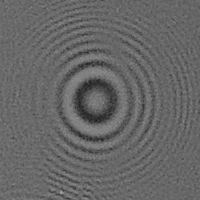
#> input picture U01.png, 200 x 200 px
$ python planewaveinline.py
#> lines starting #> are read from the running program, lines starting #| are printed output that depends on the picture
import numpy as np
from PIL import Image
import matplotlib.pyplot as plt
import skimage

def FT2Dc(in_val):
    Nx, Ny = in_val.shape
    f1 = np.exp(1j * np.pi * (np.arange(Nx)[:, None] + np.arange(Ny)))
    FT = np.fft.fft2(f1 * in_val)
    return f1 * FT

def IFT2Dc(in_val):
    Nx, Ny = in_val.shape
    f1 = np.exp(-1j * np.pi * (np.arange(Nx)[:, None] + np.arange(Ny)))
    FT = np.fft.ifft2(f1 * in_val)
    return f1 * FT

def Phase_unwrapping(in_val):
    Nx, Ny = in_val.shape
    x = np.arange(Nx) - Nx/2 - 1
    y = np.arange(Ny) - Ny/2 - 1
    f = x[:, None]**2 + y**2
    a = IFT2Dc(FT2Dc(np.cos(in_val) * IFT2Dc(FT2Dc(np.sin(in_val)) * f) / (f + 0.000001)))
    b = IFT2Dc(FT2Dc(np.sin(in_val) * IFT2Dc(FT2Dc(np.cos(in_val)) * f) / (f + 0.000001)))
    return np.real(a - b)

def Propagator(N, lambda_val, area, z):
    alpha = lambda_val * (np.arange(N) - N/2 - 1) / area
    beta = lambda_val * (np.arange(N)[:, None] - N/2 - 1) / area
    mask = alpha**2 + beta**2 <= 1
    p = np.exp(-2j * np.pi * z * np.sqrt(1 - alpha**2 - beta**2) / lambda_val) * mask
    return p

# PARAMETERS
N = 200                  # number of pixels
lambda_val = 530e-9      # wavelength in meters
area = 0.0015            # area size in meters
z_start = 0.000          # z start in meters
z_end = 0.1              # z end in meters
z_step = 0.005           # z step in meters

# READING HOLOGRAM OBJECT
hologram = np.array(Image.open('U01.png')).astype(float)

# OBJECT RECONSTRUCTED AT DIFFERENT Z-DISTANCES
S = int((z_end - z_start) / z_step)
for ii in range(S):
    z = z_start + ii * z_step
    prop = Propagator(N, lambda_val, area, z)
    recO = np.abs(IFT2Dc(FT2Dc(hologram) * prop))

    # SAVE RECONSTRUCTION AS JPG FILE
    amp = 255 * (recO - np.min(recO)) / (np.max(recO) - np.min(recO))
    Image.fromarray(amp.astype(np.uint8), 'L').save(f'aad_rec_amp_{int(z*1e6)}um.jpg')

    ph = np.angle(IFT2Dc(FT2Dc(hologram) * prop))
    # ph = Phase_unwrapping(-phh)
    pht = 255 * (ph - np.min(ph)) / (np.max(ph) - np.min(ph))
    Image.fromarray(pht.astype(np.uint8), 'L').save(f'aad_rec_phase{int(z*1000000)}um.jpg')


    # Display pht image
    plt.imshow(amp, cmap='gray')
    plt.title(f'Z-dist-phase: {z:.3f} micrometer')
    plt.show()
#> this loop made 20 passes
#> pass 1, `amp = 255 * (recO - np.min(recO)) / (np.max(recO) - np.min(recO))`:
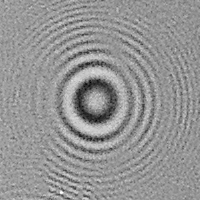
#> amp: shape (200, 200) float64; min 0, max 255, mean 149
#> pass 1, `ph = np.angle(IFT2Dc(FT2Dc(hologram) * prop))`:
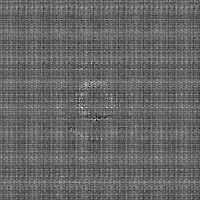
#> ph: shape (200, 200) float64; min -6.98e-16, max 1.1e-15, mean 2.56e-17; drawn with min black and max white
#> pass 2, `plt.show()`:
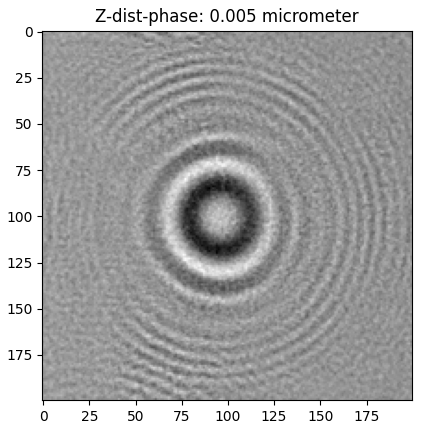
#> figure drawn by matplotlib, 1 panel
#> after the loop:
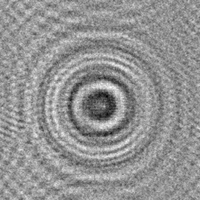
#> amp: shape (200, 200) float64; min 0, max 255, mean 147.6
#> after the loop:
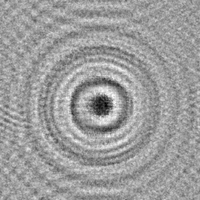
#> pht: shape (200, 200) float64; min 0, max 255, mean 157.5
